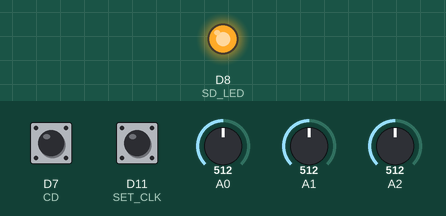
The sketch below on a simulated Arduino MKR. On the bench: output pins drawn as LEDs (lit = HIGH). Inputs (shaded band) come from the test bench; at power-on: D11 (SET_CLK) HIGH, D7 (CD) HIGH, A0 = 512, A1 = 512, A2 = 512. The local clock reads 2024-03-15 10:24:30 at power-on unless the sketch sets it; storage starts empty; what the sketch prints to the serial monitor is not drawn.

Above: at 1.2 s.
1.3 s: D11 (SET_CLK) pulled LOW for 3.2 s
At 2.7 s:
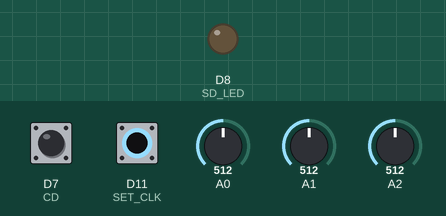
Timing chart, 0 to 6.0 s (numbered marks = the images above; inputs shaded):
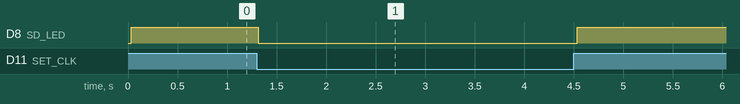

The sketch:

Datalogger_STATE_Sleep.ino
```cpp
#include "SD.h"
#include <RTCZero.h>

#define SD_LED 8 //SD Card LED
#define SET_CLK 11 // Short to ground to set clock
#define CS 4 // Chip Select pin
#define CD 7 // Card Detect pin

enum STAGE {WAIT, NEW, LOG, SET};
STAGE stage = WAIT;

RTCZero rtc;

File logfile;
bool blinkState = false;
String timestamp;
int count = 0;

void setup() {
  Serial.begin(115200);
  rtc.begin();
  rtc.setAlarmTime(00, 00, 01);
  rtc.enableAlarm(rtc.MATCH_SS);
  rtc.attachInterrupt(alarmMatch);
  pinMode(SD_LED, OUTPUT);
  digitalWrite(SD_LED, LOW);
  pinMode(CD, INPUT_PULLUP);
  pinMode(SET_CLK, INPUT_PULLUP);
  pinMode(CS, OUTPUT);
  //setClock();
}

void loop() {
  if (!digitalRead(SET_CLK)) {
    stage = SET;
  } else if (!cardInserted()) {
    stage = WAIT;
  }
  switch (stage) {
    case WAIT:
      Serial.println("WAIT");
      if (cardInserted()) {
        digitalWrite(SD_LED, LOW);
        stage = NEW;
      } else {
        blinkLED(SD_LED, 500);
      }
      break;
    case NEW:
      Serial.println("NEW");
      if (initSDCard()) {
        stage = LOG;
      } else {
        stage = WAIT;
      }
      break;
    case LOG:
      Serial.println("LOG");
      logData();
      Serial.println("Sleep");
      rtc.standbyMode();
      break;
    case SET:
      Serial.println("SET");
      setClock();
      stage = WAIT;
      break;
    default:
      break;
  }
}

void blinkLED(int led, int t) { //Blink led every t milliseconds
  if (millis() % t > t / 2) { //50% duty cycle
    blinkState = true;
  } else {
    blinkState = false;
  }
  digitalWrite(SD_LED, blinkState);
}

String getTimestamp() {
  String t;
  //t = String(rtc.getEpoch());
  t = "20" + String(rtc.getYear()) + String(rtc.getMonth()) + String(rtc.getDay()) + String(rtc.getHours()) + String(rtc.getMinutes()) + String(rtc.getSeconds());
  return t;
}
void alarmMatch() {
  Serial.println("Awake!!");
}
```

LOG.ino
```cpp
void logData() {

  timestamp = getTimestamp();
  int sensor1 = analogRead(A0);
  int sensor2 = analogRead(A1);
  int sensor3 = analogRead(A2);
  Serial.println(timestamp);
  logfile.print(timestamp); logfile.print(",");
  logfile.print(sensor1); logfile.print(",");
  logfile.print(sensor2); logfile.print(",");
  logfile.println(sensor3);
  logfile.flush();
  if (logfile.size() > 10000000) { // if filesize is more than 10M then create a new file
    logfile.close();
    stage = NEW;
  }
  digitalWrite(SD_LED, HIGH);
  delay(40);
  digitalWrite(SD_LED, LOW);
}
```

NEW.ino
```cpp
bool initSDCard() { //inits SD Card, open new file and inserts header
  bool success = false;
  if (!SD.begin(CS)) {
    success = false;
  } else {
    char filename[15];
    strcpy(filename, "LOG00.TXT");
    for (uint8_t i = 0; i < 100; i++) {
      filename[3] = '0' + i / 10;
      filename[4] = '0' + i % 10;
      // create if does not exist, do not open existing, write, sync after write
      if (! SD.exists(filename)) {
        break;
      }
    }
    logfile = SD.open(filename, FILE_WRITE);

    //Create header
    logfile.println("time,sensor1,sensor2,sensor3");
    logfile.flush();
    success = true;
  }
  return success;
}
```

SET.ino
```cpp
const byte seconds = 0;
const byte minutes = 29;
const byte hours = 6;
const byte day = 24;
const byte month = 3;
const byte year = 16;

void setClock() {

  rtc.setHours(hours);
  rtc.setMinutes(minutes);
  rtc.setSeconds(seconds);
  rtc.setDay(day);
  rtc.setMonth(month);
  rtc.setYear(year);
}
```

WAIT.ino
```cpp
bool cardInserted() {
  bool card = false;
  if (digitalRead(CD)) {
    card = true;
  } else {
    card = false;
  }
  return card;
}
```

Measured:
- after the input at 1.3 s, D8 (SD_LED): HIGH → LOW at once, → HIGH 3.2 s later
